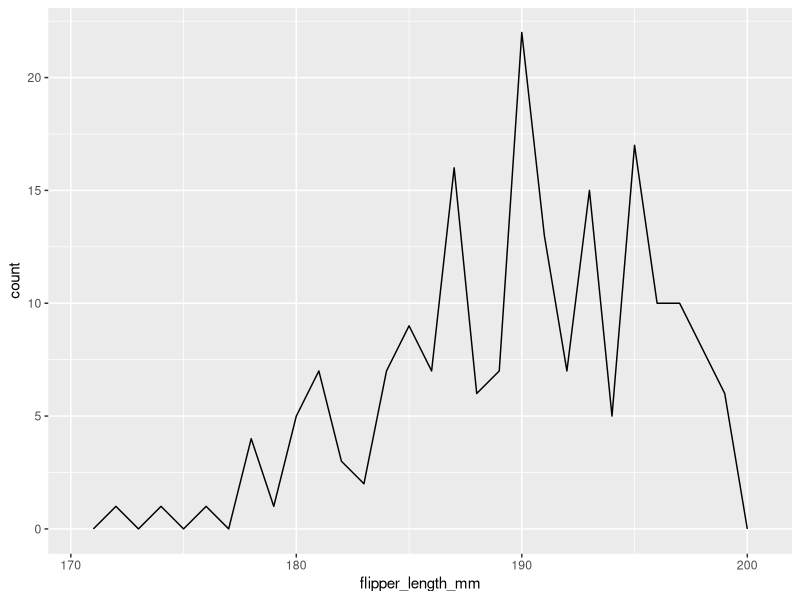

Recreate this plot in R.
## ---- chunk 1
library(ggplot2)
library(dplyr)
library(palmerpenguins)

shorter <- penguins %>% 
  filter(flipper_length_mm < 200)
## ---- chunk 2
shorter %>% 
  ggplot(aes(flipper_length_mm)) + 
  geom_freqpoly(binwidth = 1)
